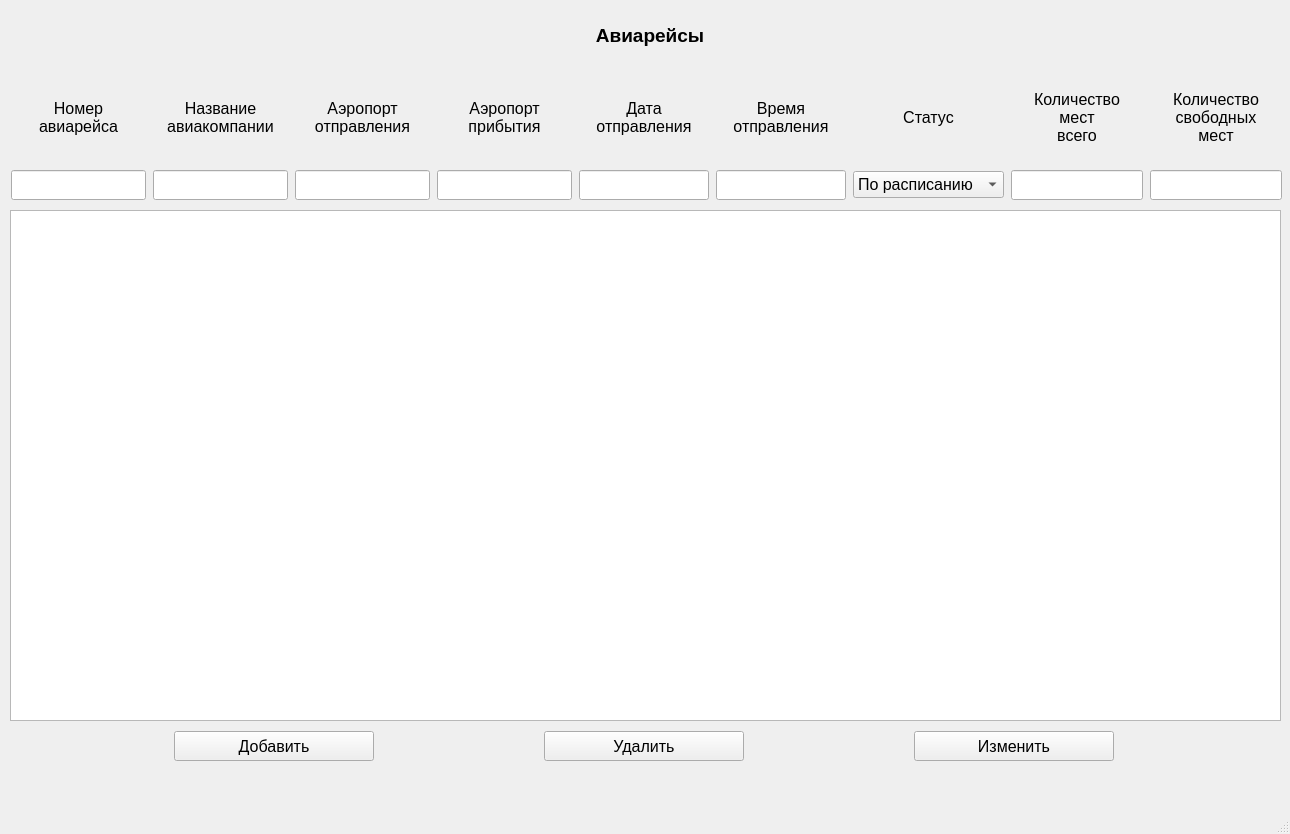
<?xml version="1.0" encoding="UTF-8"?>
<ui version="4.0">
 <class>FlightWindow</class>
 <widget class="QMainWindow" name="FlightWindow">
  <property name="geometry">
   <rect>
    <x>0</x>
    <y>0</y>
    <width>1290</width>
    <height>834</height>
   </rect>
  </property>
  <property name="font">
   <font>
    <pointsize>12</pointsize>
   </font>
  </property>
  <property name="windowTitle">
   <string>Авиарейсы</string>
  </property>
  <widget class="QWidget" name="centralwidget">
   <widget class="QWidget" name="gridLayoutWidget">
    <property name="geometry">
     <rect>
      <x>10</x>
      <y>70</y>
      <width>1273</width>
      <height>132</height>
     </rect>
    </property>
    <layout class="QGridLayout" name="gridLayout">
     <item row="0" column="5">
      <widget class="QLabel" name="time_label">
       <property name="minimumSize">
        <size>
         <width>130</width>
         <height>90</height>
        </size>
       </property>
       <property name="maximumSize">
        <size>
         <width>130</width>
         <height>90</height>
        </size>
       </property>
       <property name="text">
        <string>Время
отправления</string>
       </property>
       <property name="alignment">
        <set>Qt::AlignmentFlag::AlignCenter</set>
       </property>
      </widget>
     </item>
     <item row="0" column="6">
      <widget class="QLabel" name="state_label">
       <property name="minimumSize">
        <size>
         <width>151</width>
         <height>90</height>
        </size>
       </property>
       <property name="maximumSize">
        <size>
         <width>151</width>
         <height>90</height>
        </size>
       </property>
       <property name="text">
        <string>Статус</string>
       </property>
       <property name="alignment">
        <set>Qt::AlignmentFlag::AlignCenter</set>
       </property>
      </widget>
     </item>
     <item row="0" column="0">
      <widget class="QLabel" name="num_flight_label">
       <property name="minimumSize">
        <size>
         <width>135</width>
         <height>90</height>
        </size>
       </property>
       <property name="maximumSize">
        <size>
         <width>135</width>
         <height>90</height>
        </size>
       </property>
       <property name="text">
        <string>Номер
авиарейса</string>
       </property>
       <property name="alignment">
        <set>Qt::AlignmentFlag::AlignCenter</set>
       </property>
      </widget>
     </item>
     <item row="0" column="7">
      <widget class="QLabel" name="all_place_label">
       <property name="minimumSize">
        <size>
         <width>132</width>
         <height>90</height>
        </size>
       </property>
       <property name="maximumSize">
        <size>
         <width>132</width>
         <height>90</height>
        </size>
       </property>
       <property name="text">
        <string>Количество
мест
всего</string>
       </property>
       <property name="alignment">
        <set>Qt::AlignmentFlag::AlignCenter</set>
       </property>
      </widget>
     </item>
     <item row="0" column="1">
      <widget class="QLabel" name="company_label">
       <property name="minimumSize">
        <size>
         <width>135</width>
         <height>90</height>
        </size>
       </property>
       <property name="maximumSize">
        <size>
         <width>135</width>
         <height>90</height>
        </size>
       </property>
       <property name="font">
        <font>
         <pointsize>12</pointsize>
         <bold>false</bold>
        </font>
       </property>
       <property name="text">
        <string>Название
авиакомпании</string>
       </property>
       <property name="alignment">
        <set>Qt::AlignmentFlag::AlignCenter</set>
       </property>
      </widget>
     </item>
     <item row="0" column="3">
      <widget class="QLabel" name="to_label">
       <property name="minimumSize">
        <size>
         <width>135</width>
         <height>90</height>
        </size>
       </property>
       <property name="maximumSize">
        <size>
         <width>135</width>
         <height>90</height>
        </size>
       </property>
       <property name="text">
        <string>Аэропорт
прибытия</string>
       </property>
       <property name="alignment">
        <set>Qt::AlignmentFlag::AlignCenter</set>
       </property>
      </widget>
     </item>
     <item row="0" column="4">
      <widget class="QLabel" name="date_label">
       <property name="minimumSize">
        <size>
         <width>130</width>
         <height>90</height>
        </size>
       </property>
       <property name="maximumSize">
        <size>
         <width>130</width>
         <height>90</height>
        </size>
       </property>
       <property name="text">
        <string>Дата
отправления</string>
       </property>
       <property name="alignment">
        <set>Qt::AlignmentFlag::AlignCenter</set>
       </property>
      </widget>
     </item>
     <item row="0" column="2">
      <widget class="QLabel" name="from_label">
       <property name="minimumSize">
        <size>
         <width>135</width>
         <height>90</height>
        </size>
       </property>
       <property name="maximumSize">
        <size>
         <width>135</width>
         <height>90</height>
        </size>
       </property>
       <property name="text">
        <string>Аэропорт
отправления</string>
       </property>
       <property name="alignment">
        <set>Qt::AlignmentFlag::AlignCenter</set>
       </property>
      </widget>
     </item>
     <item row="1" column="0">
      <widget class="QLineEdit" name="num_flight_edit">
       <property name="minimumSize">
        <size>
         <width>135</width>
         <height>30</height>
        </size>
       </property>
       <property name="maximumSize">
        <size>
         <width>135</width>
         <height>30</height>
        </size>
       </property>
       <property name="font">
        <font>
         <pointsize>12</pointsize>
        </font>
       </property>
       <property name="text">
        <string/>
       </property>
      </widget>
     </item>
     <item row="0" column="8">
      <widget class="QLabel" name="free_place_label">
       <property name="minimumSize">
        <size>
         <width>132</width>
         <height>90</height>
        </size>
       </property>
       <property name="maximumSize">
        <size>
         <width>132</width>
         <height>90</height>
        </size>
       </property>
       <property name="text">
        <string>Количество
свободных
мест</string>
       </property>
       <property name="alignment">
        <set>Qt::AlignmentFlag::AlignCenter</set>
       </property>
      </widget>
     </item>
     <item row="1" column="1">
      <widget class="QLineEdit" name="company_edit">
       <property name="minimumSize">
        <size>
         <width>135</width>
         <height>30</height>
        </size>
       </property>
       <property name="maximumSize">
        <size>
         <width>135</width>
         <height>30</height>
        </size>
       </property>
       <property name="font">
        <font>
         <pointsize>12</pointsize>
        </font>
       </property>
       <property name="text">
        <string/>
       </property>
      </widget>
     </item>
     <item row="1" column="2">
      <widget class="QLineEdit" name="from_edit">
       <property name="minimumSize">
        <size>
         <width>135</width>
         <height>30</height>
        </size>
       </property>
       <property name="maximumSize">
        <size>
         <width>135</width>
         <height>30</height>
        </size>
       </property>
       <property name="font">
        <font>
         <pointsize>12</pointsize>
        </font>
       </property>
       <property name="text">
        <string/>
       </property>
      </widget>
     </item>
     <item row="1" column="3">
      <widget class="QLineEdit" name="to_edit">
       <property name="minimumSize">
        <size>
         <width>135</width>
         <height>30</height>
        </size>
       </property>
       <property name="maximumSize">
        <size>
         <width>135</width>
         <height>30</height>
        </size>
       </property>
       <property name="font">
        <font>
         <pointsize>12</pointsize>
        </font>
       </property>
       <property name="text">
        <string/>
       </property>
      </widget>
     </item>
     <item row="1" column="6">
      <widget class="QComboBox" name="state_box">
       <property name="minimumSize">
        <size>
         <width>151</width>
         <height>0</height>
        </size>
       </property>
       <property name="maximumSize">
        <size>
         <width>151</width>
         <height>16777215</height>
        </size>
       </property>
       <item>
        <property name="text">
         <string>По расписанию</string>
        </property>
       </item>
       <item>
        <property name="text">
         <string>Регистрация</string>
        </property>
       </item>
       <item>
        <property name="text">
         <string>Посадка</string>
        </property>
       </item>
       <item>
        <property name="text">
         <string>Вылетел</string>
        </property>
       </item>
       <item>
        <property name="text">
         <string>Задерживается</string>
        </property>
       </item>
       <item>
        <property name="text">
         <string>Отменён</string>
        </property>
       </item>
      </widget>
     </item>
     <item row="1" column="4">
      <widget class="QLineEdit" name="date_edit">
       <property name="minimumSize">
        <size>
         <width>130</width>
         <height>30</height>
        </size>
       </property>
       <property name="maximumSize">
        <size>
         <width>130</width>
         <height>30</height>
        </size>
       </property>
       <property name="font">
        <font>
         <pointsize>12</pointsize>
        </font>
       </property>
       <property name="text">
        <string/>
       </property>
      </widget>
     </item>
     <item row="1" column="5">
      <widget class="QLineEdit" name="time_edit">
       <property name="minimumSize">
        <size>
         <width>130</width>
         <height>30</height>
        </size>
       </property>
       <property name="maximumSize">
        <size>
         <width>130</width>
         <height>30</height>
        </size>
       </property>
       <property name="font">
        <font>
         <pointsize>12</pointsize>
        </font>
       </property>
       <property name="text">
        <string/>
       </property>
      </widget>
     </item>
     <item row="1" column="7">
      <widget class="QLineEdit" name="all_place_edit">
       <property name="minimumSize">
        <size>
         <width>132</width>
         <height>30</height>
        </size>
       </property>
       <property name="maximumSize">
        <size>
         <width>132</width>
         <height>30</height>
        </size>
       </property>
       <property name="font">
        <font>
         <pointsize>12</pointsize>
        </font>
       </property>
       <property name="text">
        <string/>
       </property>
      </widget>
     </item>
     <item row="1" column="8">
      <widget class="QLineEdit" name="free_place_edit">
       <property name="minimumSize">
        <size>
         <width>132</width>
         <height>30</height>
        </size>
       </property>
       <property name="maximumSize">
        <size>
         <width>132</width>
         <height>30</height>
        </size>
       </property>
       <property name="font">
        <font>
         <pointsize>12</pointsize>
        </font>
       </property>
       <property name="text">
        <string/>
       </property>
      </widget>
     </item>
    </layout>
   </widget>
   <widget class="QWidget" name="layoutWidget">
    <property name="geometry">
     <rect>
      <x>10</x>
      <y>730</y>
      <width>1271</width>
      <height>32</height>
     </rect>
    </property>
    <layout class="QHBoxLayout" name="horizontalLayout">
     <item>
      <widget class="QPushButton" name="add_button">
       <property name="minimumSize">
        <size>
         <width>200</width>
         <height>30</height>
        </size>
       </property>
       <property name="maximumSize">
        <size>
         <width>200</width>
         <height>30</height>
        </size>
       </property>
       <property name="text">
        <string>Добавить</string>
       </property>
      </widget>
     </item>
     <item>
      <widget class="QPushButton" name="delete_button">
       <property name="minimumSize">
        <size>
         <width>200</width>
         <height>30</height>
        </size>
       </property>
       <property name="maximumSize">
        <size>
         <width>200</width>
         <height>30</height>
        </size>
       </property>
       <property name="text">
        <string>Удалить</string>
       </property>
      </widget>
     </item>
     <item>
      <widget class="QPushButton" name="change_button">
       <property name="minimumSize">
        <size>
         <width>200</width>
         <height>30</height>
        </size>
       </property>
       <property name="maximumSize">
        <size>
         <width>200</width>
         <height>30</height>
        </size>
       </property>
       <property name="text">
        <string>Изменить</string>
       </property>
      </widget>
     </item>
    </layout>
   </widget>
   <widget class="QLabel" name="title_label">
    <property name="geometry">
     <rect>
      <x>550</x>
      <y>20</y>
      <width>200</width>
      <height>30</height>
     </rect>
    </property>
    <property name="minimumSize">
     <size>
      <width>200</width>
      <height>30</height>
     </size>
    </property>
    <property name="maximumSize">
     <size>
      <width>200</width>
      <height>30</height>
     </size>
    </property>
    <property name="font">
     <font>
      <pointsize>14</pointsize>
      <bold>true</bold>
     </font>
    </property>
    <property name="text">
     <string>Авиарейсы</string>
    </property>
    <property name="alignment">
     <set>Qt::AlignmentFlag::AlignCenter</set>
    </property>
   </widget>
   <widget class="QTableView" name="flight_table">
    <property name="geometry">
     <rect>
      <x>10</x>
      <y>210</y>
      <width>1271</width>
      <height>511</height>
     </rect>
    </property>
    <property name="font">
     <font>
      <pointsize>12</pointsize>
     </font>
    </property>
    <property name="sortingEnabled">
     <bool>true</bool>
    </property>
    <attribute name="horizontalHeaderDefaultSectionSize">
     <number>139</number>
    </attribute>
   </widget>
  </widget>
  <widget class="QMenuBar" name="menubar">
   <property name="geometry">
    <rect>
     <x>0</x>
     <y>0</y>
     <width>1290</width>
     <height>33</height>
    </rect>
   </property>
  </widget>
  <widget class="QStatusBar" name="statusbar"/>
 </widget>
 <resources/>
 <connections/>
</ui>
